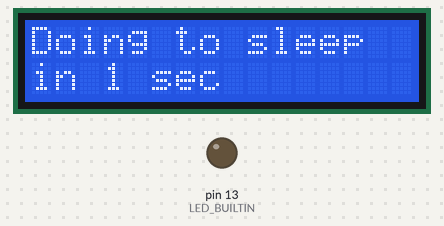
A sketch run on a simulated Arduino Leonardo, built with avr-gcc and run on an emulated ATmega32U4. Shown: 16×2 character LCD, output pins drawn as LEDs (lit = HIGH). What the sketch prints to the serial monitor is not drawn.

Above: at 0.2 s.
At 1.2 s:
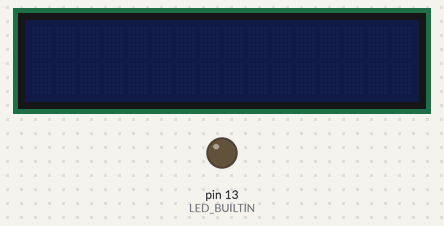
Timing chart, 0 to 40.0 s (numbered marks = the images above):
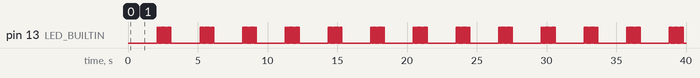

The sketch:

TestSleepyDogLcdI2C.ino
```cpp
/*
 * this code is to test the addition of a I²C LCD screen with the watchdog sleep
 * to avoid the problem with break in the connexion between pc and the card
 */
#include <Wire.h>
#include <Adafruit_SleepyDog.h>
#include "Adafruit_LiquidCrystal.h"


// parameter for the LCD screen
Adafruit_LiquidCrystal lcd(0x27);


void setup() {
  Serial.begin(115200);
  while (!Serial) {
    // wait for serial bus to be active (M0)
    delay(1);
  }

  pinMode(LED_BUILTIN, OUTPUT);

  // init the LCD screen
  lcd.begin(16, 2); // number of row and column

}

void loop() {

  Serial.println("Going to sleep in one second...");
  lcdShowData("Doing to sleep", "in 1 sec");
  delay(1000);

  digitalWrite(LED_BUILTIN, LOW); // Show we're asleep
  lcdNoShow();
  int sleepMS = Watchdog.sleep();

  unsigned long durationWakeUp = millis();
  digitalWrite(LED_BUILTIN, HIGH); // Show we're awake again

#if defined(USBCON) && !defined(USE_TINYUSB)
  USBDevice.attach();
#endif

#if debug
  while (!Serial) {
    // wait for serial bus to be active (M0)
    delay(1);
  }
  Serial.print("La reconnection dura : ");
  Serial.print(millis() - durationWakeUp, DEC);
  Serial.println(" ms");
#endif

  Serial.print("I'm awake now! I slept for ");
  Serial.print(sleepMS, DEC);
  Serial.println(" milliseconds.");
  Serial.println();

  lcdShowData("Just wake up", "sleep for" + int(sleepMS/1000));
  blinkLED(10,1);
}

void lcdShowData(String chaine0, String chaine1){
  // this function show the chaine0 in the upper row
  // and chaine1 in the lower row

  lcd.clear(); // clear the display
  lcd.setCursor(0, 0);
  lcd.print(chaine0);
  lcd.setCursor(0, 1);
  lcd.print(chaine1);

  lcd.setBacklight(HIGH);
  lcd.display();
}

void lcdNoShow(){
  // clear and switch of the screen

  lcd.clear();
  lcd.noDisplay();
  lcd.setBacklight(LOW);
}

void blinkLED(uint8_t nbBlink, uint8_t duration){
  // duration en seconde
  uint8_t delayDuration = uint8_t(duration * 1000 / (2 * nbBlink));

  for(int j=0; j<nbBlink; j++){
    digitalWrite(LED_BUILTIN, HIGH); // turn off the LED
    delay(delayDuration);
    digitalWrite(LED_BUILTIN, LOW); // turn on the LED
    delay(delayDuration);
  }
}
```

Measured:
- by itself, pin 13 (LED_BUILTIN): repeats every 3.1 s: 9 × (LOW 0.05 s, HIGH 0.05 s), LOW 2.1 s, HIGH 0.08 s
- by itself, everything shown: repeats every 3.1 s, in 22 steps
- what the display in image 0 shows lasts 1.0 s, from 0.1 s to 1.1 s
